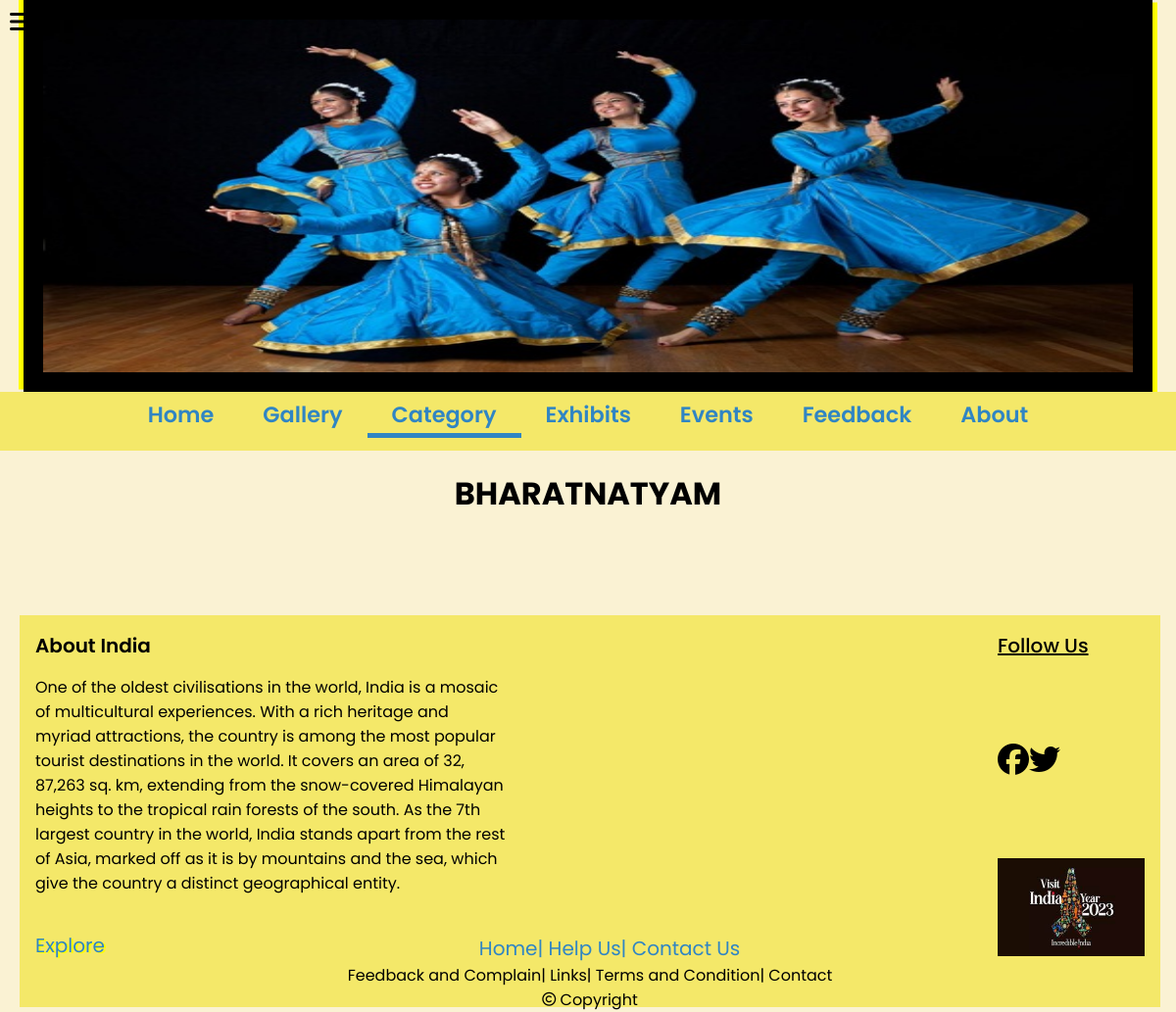
The page /bharatnatyam.php on the database as committed earlier.
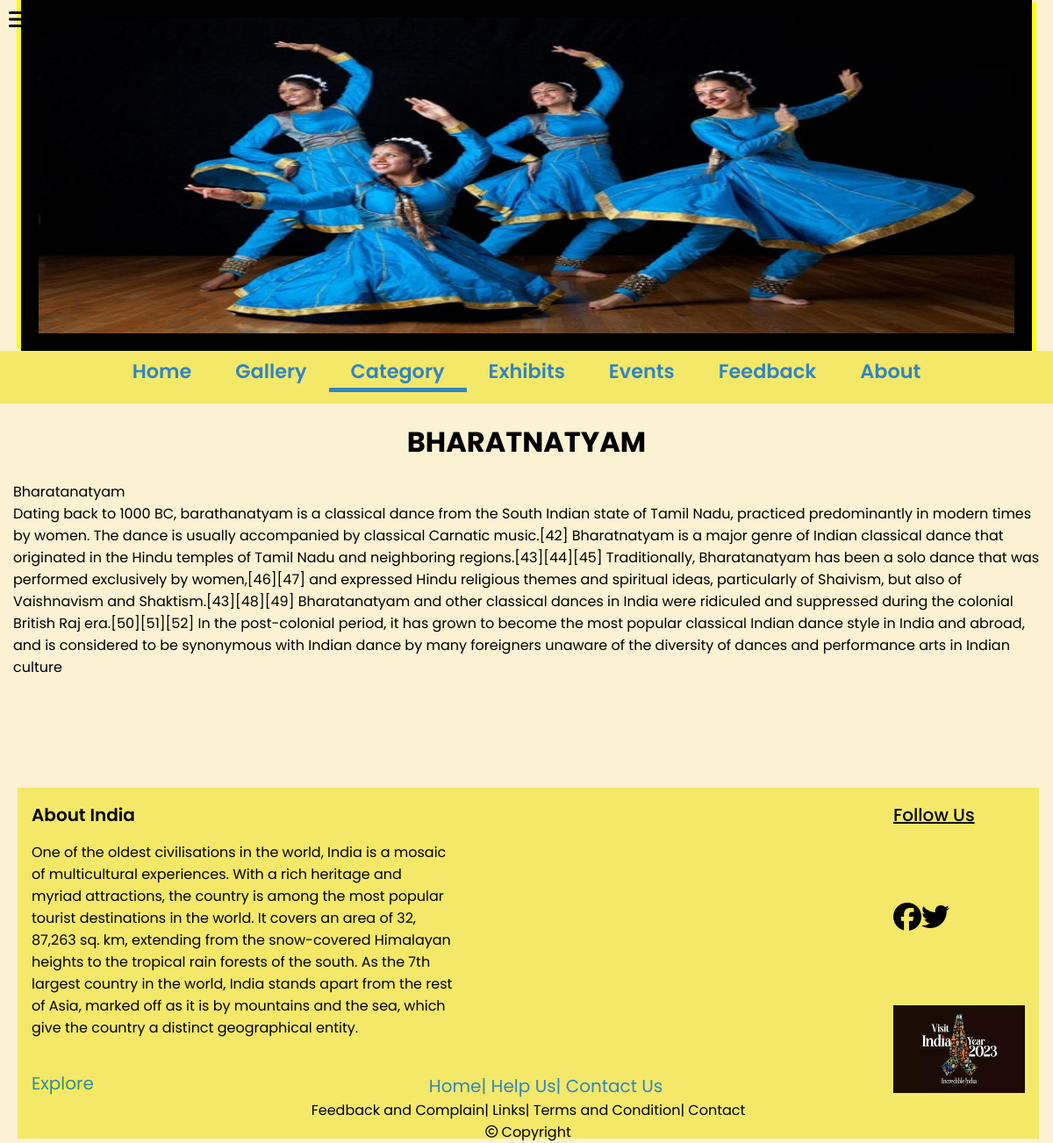
The same page on the database as committed later.
### tables this page shows
CREATE TABLE `dance` (
  `Sno` int(5) NOT NULL,
  `Name` varchar(100) NOT NULL,
  `description` varchar(5000) NOT NULL
);

### bharatnatyam.php (the view, shortened to what this page needs)
<!DOCTYPE html>
<html lang="en">
    <head>
        <link rel="stylesheet" href="https://cdnjs.cloudflare.com/ajax/libs/font-awesome/6.4.2/css/all.min.css"
 />
        <link rel="stylesheet" href="style.css">
    </head>
    <body>
        <?php
            include "db_connection.php";
            $conn = mysqli_connect($servername, $username, $password, $dbname);
        ?>
        <div class="icon_option"><i class="fa-solid fa-bars fa-xl"></i></div>
        <div class="sidebar">
            <div class="main">
                <div class="banner">
                    <img src="imgs\kathak-dance-indian-classical-dance-forms.jpg" alt="Image">
                </div>
            <div class="navbar" id="navbar">
                <ul>
                    <li><a href="index.php">Home</a></li>
                    <li><a href="gallery.php">Gallery</a></li>
                    <li class="active"><a href="category.php">Category</a></li>
                    <li><a href="exhibits.php">Exhibits</a></li>
                    <li><a href="events.php">Events</a></li>
                    <li><a href="feedback.php">Feedback</a></li>
                    <li><a href="about.php">About</a></li>
                </ul>
            </div>
            <div class="topic">
            <h1> BHARATNATYAM </h1>
            <p>
            <?php
                        $sql_result = "SELECT name, description FROM dance WHERE Sno = 6";
                        $result = mysqli_query($conn, $sql_result);
                        if(mysqli_num_rows($result) > 0)
                        {
                            while($row = mysqli_fetch_assoc($result))
                            {
                                echo $row["name"]."<br>";
                                echo $row["description"]."<br><br>";
                            }
                        }
                    ?>
            </p>
        </div>
        </div>
            <div class="footer">
            <div class="footer_up">
                <div class="f-u-l">
                    <div class="india">
                        <div class="about_india">About India</div>
                        <div class="para">
                        One of the oldest civilisations in the world, India is a mosaic of multicultural experiences. With a rich heritage and myriad attractions, the country is among the most popular tourist destinations in the world. It covers an area of 32, 87,263 sq. km, extending from the snow-covered Himalayan heights to the tropical rain forests of the south. As the 7th largest country in the world, India stands apart from the rest of Asia, marked off as it is by mountains and the sea, which give the country a distinct geographical entity.
                        </div>
                        <div class="explore"><a href="index.php">Explore</a></div>
                    </div>
                </div>
                <div class="f-u-r">
                    <div class="F-options">
                        <a href="index.php"><div class="home">Home</div></a>
                        <a href="feedback.php"><div class="help-us">| Help Us</div></a>
                        <a href="about.php"><div class="contact-us">| Contact Us</div></a>
                    </div>
                    <div class="follow_us">
                        <div class="h">Follow Us</div>
                        <div class="icons"><i class="fa-brands fa-facebook fa-2xl"></i><i class="fa-brands fa-twitter fa-2xl"></i></div>
                        <div class="logo"><img src="imgs\logo.jpg" alt="logo"></div>
                    </div>
                </div>
            </div>
            <div class="footer_down">
                <div class="up">
                    <div class="feedback">Feedback and Complain</div>
                    <div class="links">| Links</div>
                    <div class="t-c">| Terms and Condition</div>
                    <div class="contact">| Contact</div>
                </div>
                <div class="copyright">
                    <i class="fa-regular fa-copyright fa-sm"></i> Copyright
                </div>
            </div>
        </div>
    </body>
</html>

Rows that differ between the two databases and show on the page:
added dance: Name "Bharatanatyam", description "Dating back to 1000 BC, barathanatyam is a classical dance from the South Indian state of Tamil Nadu, practiced predominantly in modern times by women. The dance is usually accompanied by classical Carnatic music.[42] Bharatnatyam is a major genre of Indian classical dance that originated in the Hindu temples of Tamil Nadu and neighboring regions.[43][44][45] Traditionally, Bharatanatyam has been a solo dance that was performed exclusively by women,[46][47] and expressed Hindu religious themes and spiritual ideas, particularly of Shaivism, but also of Vaishnavism and Shaktism.[43][48][49] Bharatanatyam and other classical dances in India were ridiculed and suppressed during the colonial…"
